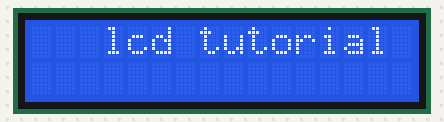
The sketch below on a simulated Arduino Uno, built with avr-gcc and run on an emulated ATmega328P. On the bench: 16×2 character LCD.

Above: at 0.1 s.
At 4.1 s:
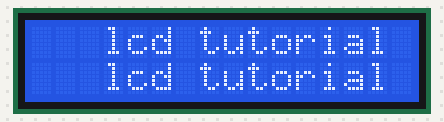

The sketch:

pruebaLCD.ino
```cpp
#include <LiquidCrystal.h>
LiquidCrystal lcd(7,6,5,4,3,2);

void setup() {
  // put your setup code here, to run once:
  lcd.begin(16,2);


}

void loop() {
  lcd.print("   lcd tutorial  ");
  delay (4000);
  lcd.setCursor (0,1);
  }
```
